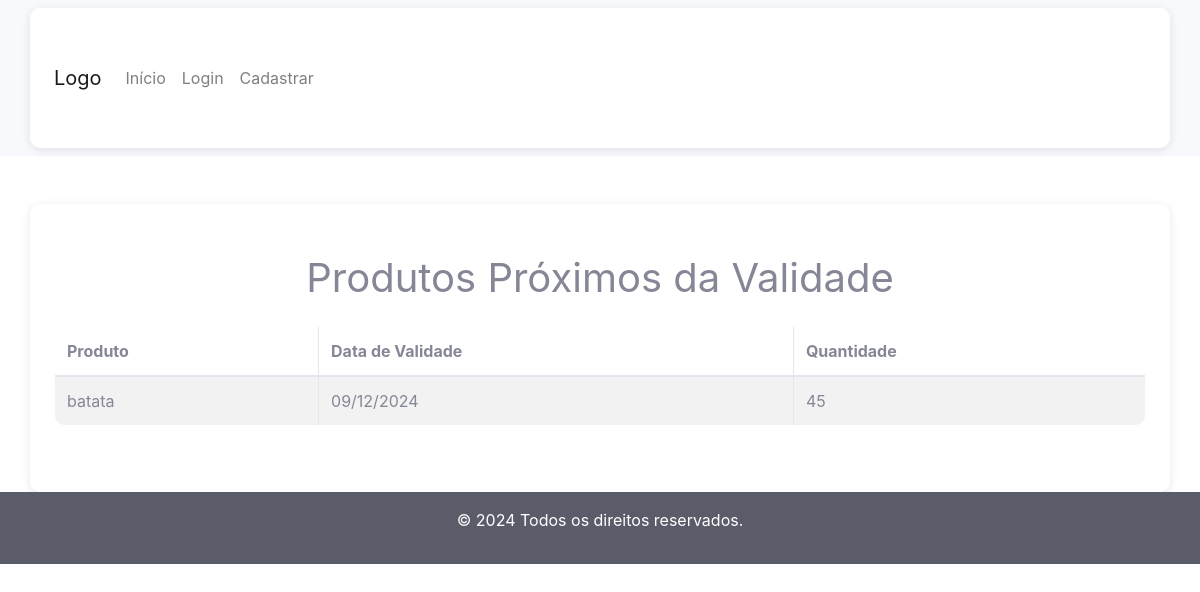
The app's page /produtos-proximos-validade/, older data.
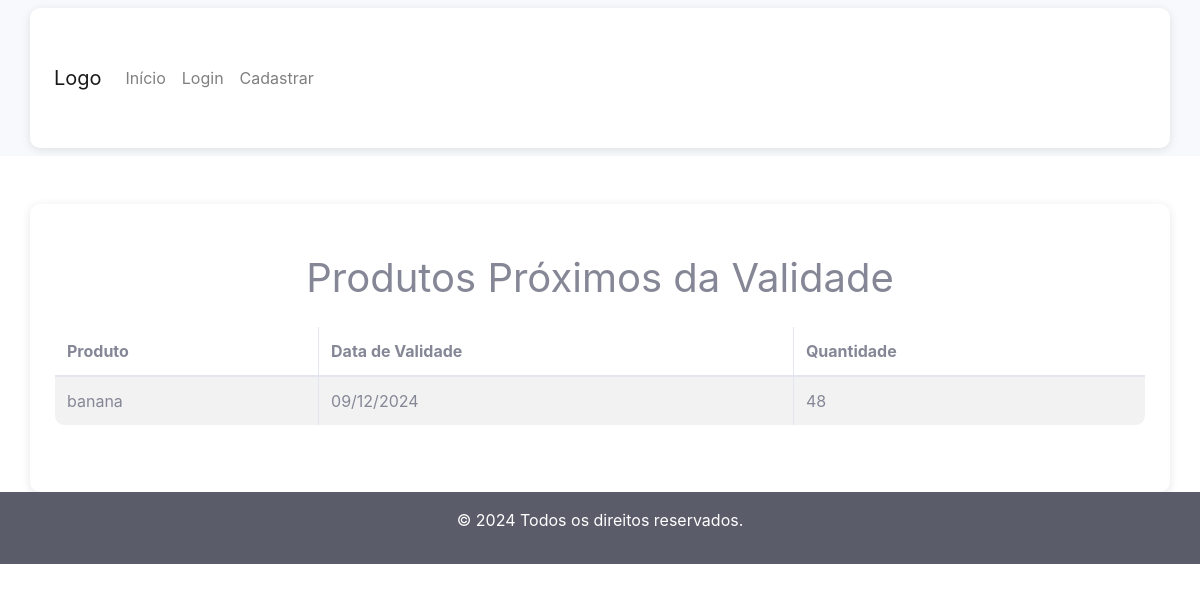
The same page, newer data.
### core/models.py (models this page shows, shortened)
class Produto(models.Model):
    nome = models.CharField(max_length=100)
    categoria = models.ForeignKey('Categoria', on_delete=models.CASCADE)
    quantidade = models.IntegerField()
    data_validade = models.DateField()
    is_deleted = models.BooleanField(default=False)  # Campo para marcar produtos excluídos

### core/views.py (the view)
# urls.py: path('produtos-proximos-validade/', produtos_proximos_validade, name='produtos_proximos_validade'),
def produtos_proximos_validade(request):
    hoje = timezone.now().date()
    uma_semana_antes = hoje + timedelta(weeks=1)
    produtos_perto_validade = Produto.objects.filter(data_validade__range=[hoje, uma_semana_antes])
    return render(request, 'produtos_proximos_validade.html', {
        'produtos_perto_validade': produtos_perto_validade
    })

### core/templates/produtos_proximos_validade.html (shortened to what this page needs)
{% extends 'modelo.html' %}
{% block conteudo %}
<div class="container mt-5">
    <h1 class="text-center mb-4">Produtos Próximos da Validade</h1>
    {% if produtos_perto_validade %}
    <table class="table table-striped table-bordered">
        <thead>
            <tr>
                <th>Produto</th>
                <th>Data de Validade</th>
                <th>Quantidade</th>
            </tr>
        </thead>
        <tbody>
            {% for produto in produtos_perto_validade %}
            <tr>
                <td>{{ produto.nome }}</td>
                <td>{{ produto.data_validade|date:"d/m/Y" }}</td>
                <td>{{ produto.quantidade }}</td>
            </tr>
            {% endfor %}
        </tbody>
    </table>
    {% else %}
        <p class="text-center">Nenhum produto próximo da validade.</p>
    {% endif %}
</div>
{% endblock %}

Row changes from the older to the newer data that the page shows:
removed Produto: nome "batata", data_validade "09/12/2024", quantidade "45"
now on this page (row edited): Produto: nome "banana", data_validade "09/12/2024", quantidade "48"
